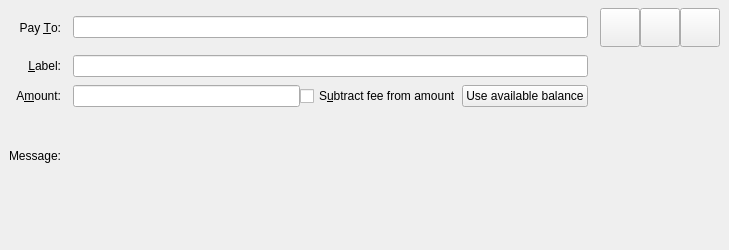
<?xml version="1.0" encoding="UTF-8"?>
<ui version="4.0">
 <class>SendCoinsEntry</class>
 <widget class="QStackedWidget" name="SendCoinsEntry">
  <property name="geometry">
   <rect>
    <x>0</x>
    <y>0</y>
    <width>729</width>
    <height>250</height>
   </rect>
  </property>
  <property name="focusPolicy">
   <enum>Qt::TabFocus</enum>
  </property>
  <property name="autoFillBackground">
   <bool>false</bool>
  </property>
  <widget class="QFrame" name="SendCoins">
   <property name="toolTip">
    <string>This is a normal payment.</string>
   </property>
   <property name="frameShape">
    <enum>QFrame::NoFrame</enum>
   </property>
   <layout class="QGridLayout" name="gridLayout">
    <property name="topMargin">
     <number>8</number>
    </property>
    <property name="bottomMargin">
     <number>4</number>
    </property>
    <property name="horizontalSpacing">
     <number>12</number>
    </property>
    <property name="verticalSpacing">
     <number>8</number>
    </property>
    <item row="0" column="0">
     <widget class="QLabel" name="payToLabel">
      <property name="text">
       <string>Pay &amp;To:</string>
      </property>
      <property name="alignment">
       <set>Qt::AlignRight|Qt::AlignTrailing|Qt::AlignVCenter</set>
      </property>
      <property name="buddy">
       <cstring>payTo</cstring>
      </property>
     </widget>
    </item>
    <item row="0" column="1">
       <widget class="QValidatedLineEdit" name="payTo">
        <property name="toolTip">
         <string>The DeVault address to send the payment to</string>
        </property>
       </widget>
      </item>
    <item row="0" column="2">
      <layout class="QHBoxLayout" name="payToLayout">
      <property name="spacing">
       <number>0</number>
      </property>
      <item>
       <widget class="QToolButton" name="addressBookButton">
        <property name="toolTip">
         <string>Choose previously used address</string>
        </property>
        <property name="text">
         <string/>
        </property>
        <property name="icon">
         <iconset resource="../bitcoin.qrc">
          <normaloff>:/icons/address-book</normaloff>:/icons/address-book</iconset>
        </property>
        <property name="iconSize">
         <size>
          <width>32</width>
          <height>32</height>
         </size>
        </property>
        <property name="shortcut">
         <string>Alt+A</string>
        </property>
       </widget>
      </item>
      <item>
       <widget class="QToolButton" name="pasteButton">
        <property name="toolTip">
         <string>Paste address from clipboard</string>
        </property>
        <property name="text">
         <string/>
        </property>
        <property name="icon">
         <iconset resource="../bitcoin.qrc">
          <normaloff>:/icons/editpaste</normaloff>:/icons/editpaste</iconset>
        </property>
        <property name="iconSize">
         <size>
          <width>32</width>
          <height>32</height>
         </size>
        </property>
        <property name="shortcut">
         <string>Alt+P</string>
        </property>
       </widget>
      </item>
      <item>
       <widget class="QToolButton" name="deleteButton">
        <property name="toolTip">
         <string>Remove this entry</string>
        </property>
        <property name="text">
         <string/>
        </property>
        <property name="icon">
         <iconset resource="../bitcoin.qrc">
          <normaloff>:/icons/remove</normaloff>:/icons/remove</iconset>
        </property>
        <property name="iconSize">
         <size>
          <width>32</width>
          <height>32</height>
         </size>
        </property>
       </widget>
      </item>
     </layout>
    </item>
    <item row="1" column="0">
     <widget class="QLabel" name="labellLabel">
      <property name="text">
       <string>&amp;Label:</string>
      </property>
      <property name="alignment">
       <set>Qt::AlignRight|Qt::AlignTrailing|Qt::AlignVCenter</set>
      </property>
      <property name="buddy">
       <cstring>addAsLabel</cstring>
      </property>
     </widget>
    </item>
    <item row="1" column="1">
     <widget class="QLineEdit" name="addAsLabel">
      <property name="toolTip">
       <string>Enter a label for this address to add it to the list of used addresses</string>
      </property>
     </widget>
    </item>
    <item row="2" column="0">
     <widget class="QLabel" name="amountLabel">
      <property name="text">
       <string>A&amp;mount:</string>
      </property>
      <property name="alignment">
       <set>Qt::AlignRight|Qt::AlignTrailing|Qt::AlignVCenter</set>
      </property>
      <property name="buddy">
       <cstring>payAmount</cstring>
      </property>
     </widget>
    </item>
    <item row="2" column="1">
     <layout class="QHBoxLayout" name="horizontalLayoutAmount" stretch="2,1">
      <item>
       <widget class="BitcoinAmountField" name="payAmount"/>
      </item>
      <item>
       <widget class="QCheckBox" name="checkboxSubtractFeeFromAmount">
        <property name="toolTip">
         <string>The fee will be deducted from the amount being sent. The recipient will receive less bitcoins than you enter in the amount field. If multiple recipients are selected, the fee is split equally.</string>
        </property>
        <property name="text">
         <string>S&amp;ubtract fee from amount</string>
        </property>
       </widget>
      </item>
      <item>
       <widget class="QPushButton" name="useAvailableBalanceButton">
        <property name="text">
         <string>Use available balance</string>
        </property>
       </widget>
      </item>
     </layout>
    </item>
    <item row="3" column="0">
     <widget class="QLabel" name="messageLabel">
      <property name="text">
       <string>Message:</string>
      </property>
      <property name="alignment">
       <set>Qt::AlignRight|Qt::AlignTrailing|Qt::AlignVCenter</set>
      </property>
     </widget>
    </item>
    <item row="3" column="1">
     <widget class="QLabel" name="messageTextLabel">
      <property name="toolTip">
       <string/>
      </property>
      <property name="textFormat">
       <enum>Qt::PlainText</enum>
      </property>
     </widget>
    </item>
    <item row="4" column="0">
      <spacer name="verticalSpacer">
                   <property name="orientation">
                    <enum>Qt::Vertical</enum>
                   </property>
                   <property name="sizeHint" stdset="0">
                    <size>
                     <width>1</width>
                     <height>50</height>
                    </size>
                   </property>
                   <property name="sizeType">
        <enum>QSizePolicy::Fixed</enum>
       </property>
                  </spacer>
      </item>
   </layout>

  </widget>
  <widget class="QFrame" name="SendCoins_UnauthenticatedPaymentRequest">
   <property name="palette">
    <palette>
     <active>
      <colorrole role="WindowText">
       <brush brushstyle="SolidPattern">
        <color alpha="255">
         <red>0</red>
         <green>0</green>
         <blue>0</blue>
        </color>
       </brush>
      </colorrole>
      <colorrole role="Button">
       <brush brushstyle="SolidPattern">
        <color alpha="255">
         <red>255</red>
         <green>255</green>
         <blue>127</blue>
        </color>
       </brush>
      </colorrole>
      <colorrole role="Light">
       <brush brushstyle="SolidPattern">
        <color alpha="255">
         <red>255</red>
         <green>255</green>
         <blue>255</blue>
        </color>
       </brush>
      </colorrole>
      <colorrole role="Midlight">
       <brush brushstyle="SolidPattern">
        <color alpha="255">
         <red>255</red>
         <green>255</green>
         <blue>191</blue>
        </color>
       </brush>
      </colorrole>
      <colorrole role="Dark">
       <brush brushstyle="SolidPattern">
        <color alpha="255">
         <red>127</red>
         <green>127</green>
         <blue>63</blue>
        </color>
       </brush>
      </colorrole>
      <colorrole role="Mid">
       <brush brushstyle="SolidPattern">
        <color alpha="255">
         <red>170</red>
         <green>170</green>
         <blue>84</blue>
        </color>
       </brush>
      </colorrole>
      <colorrole role="Text">
       <brush brushstyle="SolidPattern">
        <color alpha="255">
         <red>0</red>
         <green>0</green>
         <blue>0</blue>
        </color>
       </brush>
      </colorrole>
      <colorrole role="BrightText">
       <brush brushstyle="SolidPattern">
        <color alpha="255">
         <red>255</red>
         <green>255</green>
         <blue>255</blue>
        </color>
       </brush>
      </colorrole>
      <colorrole role="ButtonText">
       <brush brushstyle="SolidPattern">
        <color alpha="255">
         <red>0</red>
         <green>0</green>
         <blue>0</blue>
        </color>
       </brush>
      </colorrole>
      <colorrole role="Base">
       <brush brushstyle="SolidPattern">
        <color alpha="255">
         <red>255</red>
         <green>255</green>
         <blue>255</blue>
        </color>
       </brush>
      </colorrole>
      <colorrole role="Window">
       <brush brushstyle="SolidPattern">
        <color alpha="255">
         <red>255</red>
         <green>255</green>
         <blue>127</blue>
        </color>
       </brush>
      </colorrole>
      <colorrole role="Shadow">
       <brush brushstyle="SolidPattern">
        <color alpha="255">
         <red>0</red>
         <green>0</green>
         <blue>0</blue>
        </color>
       </brush>
      </colorrole>
      <colorrole role="AlternateBase">
       <brush brushstyle="SolidPattern">
        <color alpha="255">
         <red>255</red>
         <green>255</green>
         <blue>191</blue>
        </color>
       </brush>
      </colorrole>
      <colorrole role="ToolTipBase">
       <brush brushstyle="SolidPattern">
        <color alpha="255">
         <red>255</red>
         <green>255</green>
         <blue>220</blue>
        </color>
       </brush>
      </colorrole>
      <colorrole role="ToolTipText">
       <brush brushstyle="SolidPattern">
        <color alpha="255">
         <red>0</red>
         <green>0</green>
         <blue>0</blue>
        </color>
       </brush>
      </colorrole>
     </active>
     <inactive>
      <colorrole role="WindowText">
       <brush brushstyle="SolidPattern">
        <color alpha="255">
         <red>0</red>
         <green>0</green>
         <blue>0</blue>
        </color>
       </brush>
      </colorrole>
      <colorrole role="Button">
       <brush brushstyle="SolidPattern">
        <color alpha="255">
         <red>255</red>
         <green>255</green>
         <blue>127</blue>
        </color>
       </brush>
      </colorrole>
      <colorrole role="Light">
       <brush brushstyle="SolidPattern">
        <color alpha="255">
         <red>255</red>
         <green>255</green>
         <blue>255</blue>
        </color>
       </brush>
      </colorrole>
      <colorrole role="Midlight">
       <brush brushstyle="SolidPattern">
        <color alpha="255">
         <red>255</red>
         <green>255</green>
         <blue>191</blue>
        </color>
       </brush>
      </colorrole>
      <colorrole role="Dark">
       <brush brushstyle="SolidPattern">
        <color alpha="255">
         <red>127</red>
         <green>127</green>
         <blue>63</blue>
        </color>
       </brush>
      </colorrole>
      <colorrole role="Mid">
       <brush brushstyle="SolidPattern">
        <color alpha="255">
         <red>170</red>
         <green>170</green>
         <blue>84</blue>
        </color>
       </brush>
      </colorrole>
      <colorrole role="Text">
       <brush brushstyle="SolidPattern">
        <color alpha="255">
         <red>0</red>
         <green>0</green>
         <blue>0</blue>
        </color>
       </brush>
      </colorrole>
      <colorrole role="BrightText">
       <brush brushstyle="SolidPattern">
        <color alpha="255">
         <red>255</red>
         <green>255</green>
         <blue>255</blue>
        </color>
       </brush>
      </colorrole>
      <colorrole role="ButtonText">
       <brush brushstyle="SolidPattern">
        <color alpha="255">
         <red>0</red>
         <green>0</green>
         <blue>0</blue>
        </color>
       </brush>
      </colorrole>
      <colorrole role="Base">
       <brush brushstyle="SolidPattern">
        <color alpha="255">
         <red>255</red>
         <green>255</green>
         <blue>255</blue>
        </color>
       </brush>
      </colorrole>
      <colorrole role="Window">
       <brush brushstyle="SolidPattern">
        <color alpha="255">
         <red>255</red>
         <green>255</green>
         <blue>127</blue>
        </color>
       </brush>
      </colorrole>
      <colorrole role="Shadow">
       <brush brushstyle="SolidPattern">
        <color alpha="255">
         <red>0</red>
         <green>0</green>
         <blue>0</blue>
        </color>
       </brush>
      </colorrole>
      <colorrole role="AlternateBase">
       <brush brushstyle="SolidPattern">
        <color alpha="255">
         <red>255</red>
         <green>255</green>
         <blue>191</blue>
        </color>
       </brush>
      </colorrole>
      <colorrole role="ToolTipBase">
       <brush brushstyle="SolidPattern">
        <color alpha="255">
         <red>255</red>
         <green>255</green>
         <blue>220</blue>
        </color>
       </brush>
      </colorrole>
      <colorrole role="ToolTipText">
       <brush brushstyle="SolidPattern">
        <color alpha="255">
         <red>0</red>
         <green>0</green>
         <blue>0</blue>
        </color>
       </brush>
      </colorrole>
     </inactive>
     <disabled>
      <colorrole role="WindowText">
       <brush brushstyle="SolidPattern">
        <color alpha="255">
         <red>127</red>
         <green>127</green>
         <blue>63</blue>
        </color>
       </brush>
      </colorrole>
      <colorrole role="Button">
       <brush brushstyle="SolidPattern">
        <color alpha="255">
         <red>255</red>
         <green>255</green>
         <blue>127</blue>
        </color>
       </brush>
      </colorrole>
      <colorrole role="Light">
       <brush brushstyle="SolidPattern">
        <color alpha="255">
         <red>255</red>
         <green>255</green>
         <blue>255</blue>
        </color>
       </brush>
      </colorrole>
      <colorrole role="Midlight">
       <brush brushstyle="SolidPattern">
        <color alpha="255">
         <red>255</red>
         <green>255</green>
         <blue>191</blue>
        </color>
       </brush>
      </colorrole>
      <colorrole role="Dark">
       <brush brushstyle="SolidPattern">
        <color alpha="255">
         <red>127</red>
         <green>127</green>
         <blue>63</blue>
        </color>
       </brush>
      </colorrole>
      <colorrole role="Mid">
       <brush brushstyle="SolidPattern">
        <color alpha="255">
         <red>170</red>
         <green>170</green>
         <blue>84</blue>
        </color>
       </brush>
      </colorrole>
      <colorrole role="Text">
       <brush brushstyle="SolidPattern">
        <color alpha="255">
         <red>127</red>
         <green>127</green>
         <blue>63</blue>
        </color>
       </brush>
      </colorrole>
      <colorrole role="BrightText">
       <brush brushstyle="SolidPattern">
        <color alpha="255">
         <red>255</red>
         <green>255</green>
         <blue>255</blue>
        </color>
       </brush>
      </colorrole>
      <colorrole role="ButtonText">
       <brush brushstyle="SolidPattern">
        <color alpha="255">
         <red>127</red>
         <green>127</green>
         <blue>63</blue>
        </color>
       </brush>
      </colorrole>
      <colorrole role="Base">
       <brush brushstyle="SolidPattern">
        <color alpha="255">
         <red>255</red>
         <green>255</green>
         <blue>127</blue>
        </color>
       </brush>
      </colorrole>
      <colorrole role="Window">
       <brush brushstyle="SolidPattern">
        <color alpha="255">
         <red>255</red>
         <green>255</green>
         <blue>127</blue>
        </color>
       </brush>
      </colorrole>
      <colorrole role="Shadow">
       <brush brushstyle="SolidPattern">
        <color alpha="255">
         <red>0</red>
         <green>0</green>
         <blue>0</blue>
        </color>
       </brush>
      </colorrole>
      <colorrole role="AlternateBase">
       <brush brushstyle="SolidPattern">
        <color alpha="255">
         <red>255</red>
         <green>255</green>
         <blue>127</blue>
        </color>
       </brush>
      </colorrole>
      <colorrole role="ToolTipBase">
       <brush brushstyle="SolidPattern">
        <color alpha="255">
         <red>255</red>
         <green>255</green>
         <blue>220</blue>
        </color>
       </brush>
      </colorrole>
      <colorrole role="ToolTipText">
       <brush brushstyle="SolidPattern">
        <color alpha="255">
         <red>0</red>
         <green>0</green>
         <blue>0</blue>
        </color>
       </brush>
      </colorrole>
     </disabled>
    </palette>
   </property>
   <property name="toolTip">
    <string>This is an unauthenticated payment request.</string>
   </property>
   <property name="autoFillBackground">
    <bool>true</bool>
   </property>
   <property name="frameShape">
    <enum>QFrame::NoFrame</enum>
   </property>
   <layout class="QGridLayout" name="gridLayout_is">
    <property name="spacing">
     <number>12</number>
    </property>
    <item row="0" column="0">
     <widget class="QLabel" name="payToLabel_is">
      <property name="text">
       <string>Pay To:</string>
      </property>
      <property name="alignment">
       <set>Qt::AlignRight|Qt::AlignTrailing|Qt::AlignVCenter</set>
      </property>
     </widget>
    </item>
    <item row="0" column="1">
     <layout class="QHBoxLayout" name="payToLayout_is">
      <property name="spacing">
       <number>0</number>
      </property>
      <item>
       <widget class="QLabel" name="payTo_is"/>
      </item>
      <item>
       <widget class="QToolButton" name="deleteButton_is">
        <property name="toolTip">
         <string>Remove this entry</string>
        </property>
        <property name="text">
         <string/>
        </property>
        <property name="icon">
         <iconset resource="../bitcoin.qrc">
          <normaloff>:/icons/remove</normaloff>:/icons/remove</iconset>
        </property>
       </widget>
      </item>
     </layout>
    </item>
    <item row="1" column="0">
     <widget class="QLabel" name="memoLabel_is">
      <property name="text">
       <string>Memo:</string>
      </property>
      <property name="alignment">
       <set>Qt::AlignRight|Qt::AlignTrailing|Qt::AlignVCenter</set>
      </property>
     </widget>
    </item>
    <item row="1" column="1">
     <widget class="QLabel" name="memoTextLabel_is">
      <property name="textFormat">
       <enum>Qt::PlainText</enum>
      </property>
     </widget>
    </item>
    <item row="2" column="0">
     <widget class="QLabel" name="amountLabel_is">
      <property name="text">
       <string>A&amp;mount:</string>
      </property>
      <property name="alignment">
       <set>Qt::AlignRight|Qt::AlignTrailing|Qt::AlignVCenter</set>
      </property>
      <property name="buddy">
       <cstring>payAmount_is</cstring>
      </property>
     </widget>
    </item>
    <item row="2" column="1">
     <widget class="BitcoinAmountField" name="payAmount_is">
      <property name="acceptDrops">
       <bool>false</bool>
      </property>
     </widget>
    </item>
   </layout>
  </widget>
  <widget class="QFrame" name="SendCoins_AuthenticatedPaymentRequest">
   <property name="palette">
    <palette>
     <active>
      <colorrole role="WindowText">
       <brush brushstyle="SolidPattern">
        <color alpha="255">
         <red>0</red>
         <green>0</green>
         <blue>0</blue>
        </color>
       </brush>
      </colorrole>
      <colorrole role="Button">
       <brush brushstyle="SolidPattern">
        <color alpha="255">
         <red>140</red>
         <green>232</green>
         <blue>119</blue>
        </color>
       </brush>
      </colorrole>
      <colorrole role="Light">
       <brush brushstyle="SolidPattern">
        <color alpha="255">
         <red>230</red>
         <green>255</green>
         <blue>224</blue>
        </color>
       </brush>
      </colorrole>
      <colorrole role="Midlight">
       <brush brushstyle="SolidPattern">
        <color alpha="255">
         <red>185</red>
         <green>243</green>
         <blue>171</blue>
        </color>
       </brush>
      </colorrole>
      <colorrole role="Dark">
       <brush brushstyle="SolidPattern">
        <color alpha="255">
         <red>70</red>
         <green>116</green>
         <blue>59</blue>
        </color>
       </brush>
      </colorrole>
      <colorrole role="Mid">
       <brush brushstyle="SolidPattern">
        <color alpha="255">
         <red>93</red>
         <green>155</green>
         <blue>79</blue>
        </color>
       </brush>
      </colorrole>
      <colorrole role="Text">
       <brush brushstyle="SolidPattern">
        <color alpha="255">
         <red>0</red>
         <green>0</green>
         <blue>0</blue>
        </color>
       </brush>
      </colorrole>
      <colorrole role="BrightText">
       <brush brushstyle="SolidPattern">
        <color alpha="255">
         <red>155</red>
         <green>255</green>
         <blue>147</blue>
        </color>
       </brush>
      </colorrole>
      <colorrole role="ButtonText">
       <brush brushstyle="SolidPattern">
        <color alpha="255">
         <red>0</red>
         <green>0</green>
         <blue>0</blue>
        </color>
       </brush>
      </colorrole>
      <colorrole role="Base">
       <brush brushstyle="SolidPattern">
        <color alpha="255">
         <red>119</red>
         <green>255</green>
         <blue>233</blue>
        </color>
       </brush>
      </colorrole>
      <colorrole role="Window">
       <brush brushstyle="SolidPattern">
        <color alpha="255">
         <red>140</red>
         <green>232</green>
         <blue>119</blue>
        </color>
       </brush>
      </colorrole>
      <colorrole role="Shadow">
       <brush brushstyle="SolidPattern">
        <color alpha="255">
         <red>0</red>
         <green>0</green>
         <blue>0</blue>
        </color>
       </brush>
      </colorrole>
      <colorrole role="AlternateBase">
       <brush brushstyle="SolidPattern">
        <color alpha="255">
         <red>197</red>
         <green>243</green>
         <blue>187</blue>
        </color>
       </brush>
      </colorrole>
      <colorrole role="NoRole">
       <brush brushstyle="SolidPattern">
        <color alpha="255">
         <red>125</red>
         <green>194</green>
         <blue>122</blue>
        </color>
       </brush>
      </colorrole>
      <colorrole role="ToolTipBase">
       <brush brushstyle="SolidPattern">
        <color alpha="255">
         <red>255</red>
         <green>255</green>
         <blue>220</blue>
        </color>
       </brush>
      </colorrole>
      <colorrole role="ToolTipText">
       <brush brushstyle="SolidPattern">
        <color alpha="255">
         <red>0</red>
         <green>0</green>
         <blue>0</blue>
        </color>
       </brush>
      </colorrole>
     </active>
     <inactive>
      <colorrole role="WindowText">
       <brush brushstyle="SolidPattern">
        <color alpha="255">
         <red>0</red>
         <green>0</green>
         <blue>0</blue>
        </color>
       </brush>
      </colorrole>
      <colorrole role="Button">
       <brush brushstyle="SolidPattern">
        <color alpha="255">
         <red>140</red>
         <green>232</green>
         <blue>119</blue>
        </color>
       </brush>
      </colorrole>
      <colorrole role="Light">
       <brush brushstyle="SolidPattern">
        <color alpha="255">
         <red>230</red>
         <green>255</green>
         <blue>224</blue>
        </color>
       </brush>
      </colorrole>
      <colorrole role="Midlight">
       <brush brushstyle="SolidPattern">
        <color alpha="255">
         <red>185</red>
         <green>243</green>
         <blue>171</blue>
        </color>
       </brush>
      </colorrole>
      <colorrole role="Dark">
       <brush brushstyle="SolidPattern">
        <color alpha="255">
         <red>70</red>
         <green>116</green>
         <blue>59</blue>
        </color>
       </brush>
      </colorrole>
      <colorrole role="Mid">
       <brush brushstyle="SolidPattern">
        <color alpha="255">
         <red>93</red>
         <green>155</green>
         <blue>79</blue>
        </color>
       </brush>
      </colorrole>
      <colorrole role="Text">
       <brush brushstyle="SolidPattern">
        <color alpha="255">
         <red>0</red>
         <green>0</green>
         <blue>0</blue>
        </color>
       </brush>
      </colorrole>
      <colorrole role="BrightText">
       <brush brushstyle="SolidPattern">
        <color alpha="255">
         <red>155</red>
         <green>255</green>
         <blue>147</blue>
        </color>
       </brush>
      </colorrole>
      <colorrole role="ButtonText">
       <brush brushstyle="SolidPattern">
        <color alpha="255">
         <red>0</red>
         <green>0</green>
         <blue>0</blue>
        </color>
       </brush>
      </colorrole>
      <colorrole role="Base">
       <brush brushstyle="SolidPattern">
        <color alpha="255">
         <red>119</red>
         <green>255</green>
         <blue>233</blue>
        </color>
       </brush>
      </colorrole>
      <colorrole role="Window">
       <brush brushstyle="SolidPattern">
        <color alpha="255">
         <red>140</red>
         <green>232</green>
         <blue>119</blue>
        </color>
       </brush>
      </colorrole>
      <colorrole role="Shadow">
       <brush brushstyle="SolidPattern">
        <color alpha="255">
         <red>0</red>
         <green>0</green>
         <blue>0</blue>
        </color>
       </brush>
      </colorrole>
      <colorrole role="AlternateBase">
       <brush brushstyle="SolidPattern">
        <color alpha="255">
         <red>197</red>
         <green>243</green>
         <blue>187</blue>
        </color>
       </brush>
      </colorrole>
      <colorrole role="NoRole">
       <brush brushstyle="SolidPattern">
        <color alpha="255">
         <red>125</red>
         <green>194</green>
         <blue>122</blue>
        </color>
       </brush>
      </colorrole>
      <colorrole role="ToolTipBase">
       <brush brushstyle="SolidPattern">
        <color alpha="255">
         <red>255</red>
         <green>255</green>
         <blue>220</blue>
        </color>
       </brush>
      </colorrole>
      <colorrole role="ToolTipText">
       <brush brushstyle="SolidPattern">
        <color alpha="255">
         <red>0</red>
         <green>0</green>
         <blue>0</blue>
        </color>
       </brush>
      </colorrole>
     </inactive>
     <disabled>
      <colorrole role="WindowText">
       <brush brushstyle="SolidPattern">
        <color alpha="255">
         <red>70</red>
         <green>116</green>
         <blue>59</blue>
        </color>
       </brush>
      </colorrole>
      <colorrole role="Button">
       <brush brushstyle="SolidPattern">
        <color alpha="255">
         <red>140</red>
         <green>232</green>
         <blue>119</blue>
        </color>
       </brush>
      </colorrole>
      <colorrole role="Light">
       <brush brushstyle="SolidPattern">
        <color alpha="255">
         <red>230</red>
         <green>255</green>
         <blue>224</blue>
        </color>
       </brush>
      </colorrole>
      <colorrole role="Midlight">
       <brush brushstyle="SolidPattern">
        <color alpha="255">
         <red>185</red>
         <green>243</green>
         <blue>171</blue>
        </color>
       </brush>
      </colorrole>
      <colorrole role="Dark">
       <brush brushstyle="SolidPattern">
        <color alpha="255">
         <red>70</red>
         <green>116</green>
         <blue>59</blue>
        </color>
       </brush>
      </colorrole>
      <colorrole role="Mid">
       <brush brushstyle="SolidPattern">
        <color alpha="255">
         <red>93</red>
         <green>155</green>
         <blue>79</blue>
        </color>
       </brush>
      </colorrole>
      <colorrole role="Text">
       <brush brushstyle="SolidPattern">
        <color alpha="255">
         <red>70</red>
         <green>116</green>
         <blue>59</blue>
        </color>
       </brush>
      </colorrole>
      <colorrole role="BrightText">
       <brush brushstyle="SolidPattern">
        <color alpha="255">
         <red>155</red>
         <green>255</green>
         <blue>147</blue>
        </color>
       </brush>
      </colorrole>
      <colorrole role="ButtonText">
       <brush brushstyle="SolidPattern">
        <color alpha="255">
         <red>70</red>
         <green>116</green>
         <blue>59</blue>
        </color>
       </brush>
      </colorrole>
      <colorrole role="Base">
       <brush brushstyle="SolidPattern">
        <color alpha="255">
         <red>140</red>
         <green>232</green>
         <blue>119</blue>
        </color>
       </brush>
      </colorrole>
      <colorrole role="Window">
       <brush brushstyle="SolidPattern">
        <color alpha="255">
         <red>140</red>
         <green>232</green>
         <blue>119</blue>
        </color>
       </brush>
      </colorrole>
      <colorrole role="Shadow">
       <brush brushstyle="SolidPattern">
        <color alpha="255">
         <red>0</red>
         <green>0</green>
         <blue>0</blue>
        </color>
       </brush>
      </colorrole>
      <colorrole role="AlternateBase">
       <brush brushstyle="SolidPattern">
        <color alpha="255">
         <red>140</red>
         <green>232</green>
         <blue>119</blue>
        </color>
       </brush>
      </colorrole>
      <colorrole role="NoRole">
       <brush brushstyle="SolidPattern">
        <color alpha="255">
         <red>125</red>
         <green>194</green>
         <blue>122</blue>
        </color>
       </brush>
      </colorrole>
      <colorrole role="ToolTipBase">
       <brush brushstyle="SolidPattern">
        <color alpha="255">
         <red>255</red>
         <green>255</green>
         <blue>220</blue>
        </color>
       </brush>
      </colorrole>
      <colorrole role="ToolTipText">
       <brush brushstyle="SolidPattern">
        <color alpha="255">
         <red>0</red>
         <green>0</green>
         <blue>0</blue>
        </color>
       </brush>
      </colorrole>
     </disabled>
    </palette>
   </property>
   <property name="toolTip">
    <string>This is an authenticated payment request.</string>
   </property>
   <property name="autoFillBackground">
    <bool>true</bool>
   </property>
   <property name="frameShape">
    <enum>QFrame::NoFrame</enum>
   </property>
   <layout class="QGridLayout" name="gridLayout_s">
    <property name="spacing">
     <number>12</number>
    </property>
    <item row="0" column="0">
     <widget class="QLabel" name="payToLabel_s">
      <property name="text">
       <string>Pay To:</string>
      </property>
      <property name="alignment">
       <set>Qt::AlignRight|Qt::AlignTrailing|Qt::AlignVCenter</set>
      </property>
     </widget>
    </item>
    <item row="0" column="1">
     <layout class="QHBoxLayout" name="payToLayout_s">
      <property name="spacing">
       <number>0</number>
      </property>
      <item>
       <widget class="QLabel" name="payTo_s">
        <property name="textFormat">
         <enum>Qt::PlainText</enum>
        </property>
       </widget>
      </item>
      <item>
       <widget class="QToolButton" name="deleteButton_s">
        <property name="toolTip">
         <string>Remove this entry</string>
        </property>
        <property name="text">
         <string/>
        </property>
        <property name="icon">
         <iconset resource="../bitcoin.qrc">
          <normaloff>:/icons/remove</normaloff>:/icons/remove</iconset>
        </property>
       </widget>
      </item>
     </layout>
    </item>
    <item row="1" column="0">
     <widget class="QLabel" name="memoLabel_s">
      <property name="text">
       <string>Memo:</string>
      </property>
      <property name="alignment">
       <set>Qt::AlignRight|Qt::AlignTrailing|Qt::AlignVCenter</set>
      </property>
     </widget>
    </item>
    <item row="1" column="1">
     <widget class="QLabel" name="memoTextLabel_s">
      <property name="textFormat">
       <enum>Qt::PlainText</enum>
      </property>
     </widget>
    </item>
    <item row="2" column="0">
     <widget class="QLabel" name="amountLabel_s">
      <property name="text">
       <string>A&amp;mount:</string>
      </property>
      <property name="alignment">
       <set>Qt::AlignRight|Qt::AlignTrailing|Qt::AlignVCenter</set>
      </property>
      <property name="buddy">
       <cstring>payAmount_s</cstring>
      </property>
     </widget>
    </item>
    <item row="2" column="1">
     <widget class="BitcoinAmountField" name="payAmount_s">
      <property name="acceptDrops">
       <bool>false</bool>
      </property>
     </widget>
    </item>
   </layout>
  </widget>
 </widget>
 <customwidgets>
  <customwidget>
   <class>QValidatedLineEdit</class>
   <extends>QLineEdit</extends>
   <header>qvalidatedlineedit.h</header>
  </customwidget>
  <customwidget>
   <class>BitcoinAmountField</class>
   <extends>QLineEdit</extends>
   <header>bitcoinamountfield.h</header>
   <container>1</container>
  </customwidget>
 </customwidgets>
 <tabstops>
  <tabstop>payTo</tabstop>
  <tabstop>addressBookButton</tabstop>
  <tabstop>pasteButton</tabstop>
  <tabstop>deleteButton</tabstop>
  <tabstop>addAsLabel</tabstop>
  <tabstop>payAmount</tabstop>
  <tabstop>payAmount_is</tabstop>
  <tabstop>deleteButton_is</tabstop>
  <tabstop>payAmount_s</tabstop>
  <tabstop>deleteButton_s</tabstop>
 </tabstops>
 <resources>
  <include location="../bitcoin.qrc"/>
 </resources>
 <connections/>
</ui>
